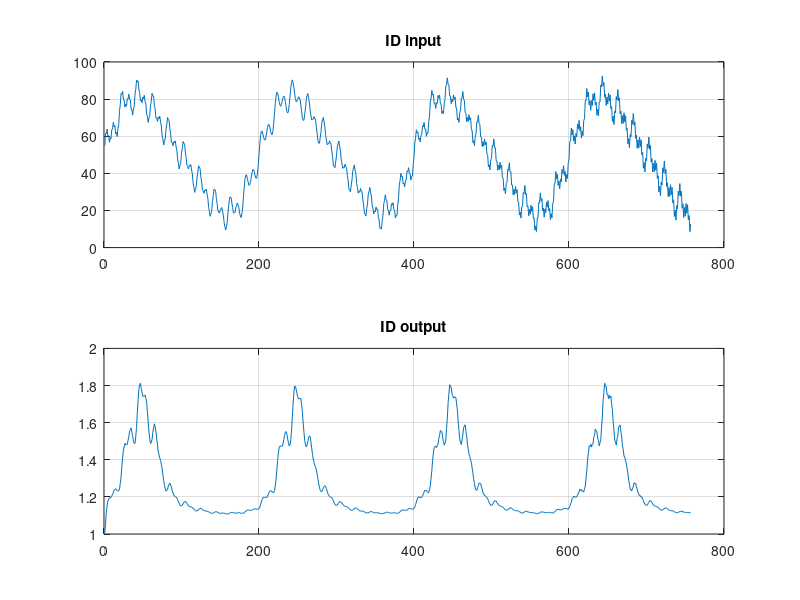
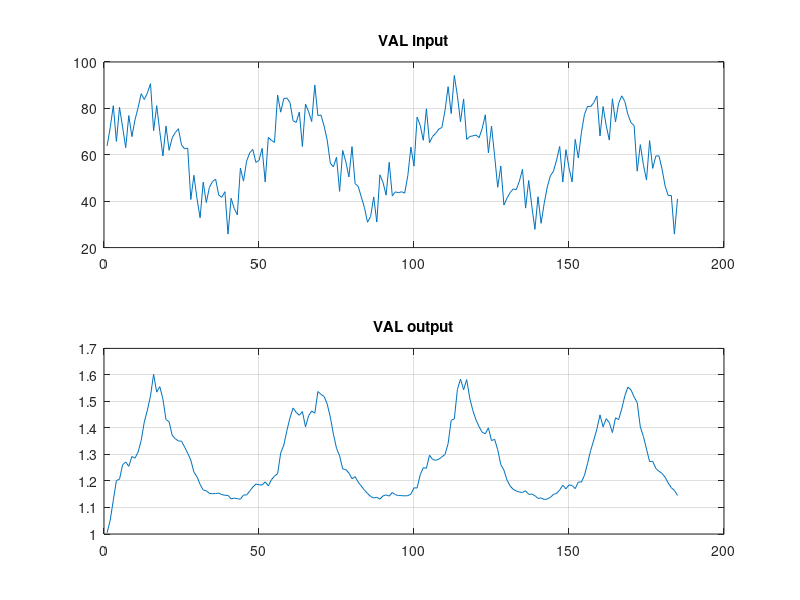

MATLAB code to generate these figures, in order: (Note: this script raises an error after producing the figures.)
%% main code
clc
clear 
close all

load('iddata-03.mat');

id_X = id_array(:, 2); 
id_Y = id_array(:, 3); 

val_X = val_array(:, 2);
val_Y = val_array(:, 3);

figure(1)
subplot(2,1,1); plot(id_X); title('ID input'); grid on;
subplot(2,1,2); plot(id_Y); title('ID output'); grid on;

figure(2)
subplot(2,1,1); plot(val_X); title('VAL input'); grid on;
subplot(2,1,2); plot(val_Y); title('VAL output'); grid on;

na_range = 1:3;
m_range = 1:3;

results = []; %to store na, m, and all the mses
cnt = 0;

for na = na_range
    nb=na;
    for m = m_range
        cnt = cnt+1;
        [theta, exponents] = train_narx(id_X, id_Y, na, nb, m);

        y_sim = predict_narx(val_X, val_Y, theta, exponents, na, nb, 'simulation');
        mse_sim_val = mean((val_Y(na+1:end) - y_sim(na+1:end)).^2);
        
        y_pred = predict_narx(val_X, val_Y, theta, exponents, na, nb, 'prediction');
        mse_pred_val = mean((val_Y(na+1:end) - y_pred(na+1:end)).^2);

        y_sim_id = predict_narx(id_X, id_Y, theta, exponents, na, nb, 'simulation');
        mse_sim_id = mean((id_Y(na+1:end) - y_sim_id(na+1:end)).^2);

        y_pred_id = predict_narx(id_X, id_Y, theta, exponents, na, nb, 'prediction');
        mse_pred_id = mean((id_Y(na+1:end) - y_pred_id(na+1:end)).^2);

        results = [results; na, m, mse_sim_id, mse_pred_id, mse_sim_val, mse_pred_val];

    end
end

[min_mse, idx_best] = min(results(:, 5));
best_na = results(idx_best, 1);
best_nb = best_na;
best_m = results(idx_best, 2);

[theta_best, exponents_best] = train_narx(id_X, id_Y, best_na, best_nb, best_m);

y_sim_val_best = predict_narx(val_X, val_Y, theta_best, exponents_best, best_na, best_na, 'simulation');
y_pred_val_best = predict_narx(val_X, val_Y, theta_best, exponents_best, best_na, best_na, 'prediction');

y_sim_id_best = predict_narx(id_X, id_Y, theta_best, exponents_best, best_na, best_na, 'simulation');
y_pred_id_best = predict_narx(id_X, id_Y, theta_best, exponents_best, best_na, best_na, 'prediction');

figure(3)
plot(results(:,3), 'b--s'); hold on; 
plot(results(:,4), 'r--d'); 
plot(results(:,5), 'b-o');
plot(results(:,6), 'r-x');
legend('MSE Sim ID', 'MSE Pred ID', 'MSE Sim VAL', 'MSE Pred VAL');
title('Error Comparison');

% simulation plot
figure(4)
start_p = best_na + 1;
subplot(2,1,1);
plot(id_Y(start_p:end), 'k'); hold on; plot(y_sim_id_best(start_p:end), 'r--');
legend('Real-ID', 'Sim-ID'); title('Simulation on ID Data'); grid on;
subplot(2,1,2);
plot(val_Y(start_p:end), 'k'); hold on; plot(y_sim_val_best(start_p:end), 'r--');
legend('Real-VAL', 'Sim-VAL'); title('Simulation on VAL Data'); grid on;

% prediction plot
figure(5)
subplot(2,1,1);
plot(id_Y(start_p:end), 'k'); hold on; plot(y_pred_id_best(start_p:end), 'g--');
legend('Real-ID', 'Pred-ID'); title('Prediction on ID Data'); grid on;
subplot(2,1,2);
plot(val_Y(start_p:end), 'k'); hold on; plot(y_pred_val_best(start_p:end), 'g--');
legend('Real-VAL', 'Pred-VAL'); title('Prediction on VAL Data'); grid on;

%% important functions
function [theta, exponents] = train_narx(u, y, na, nb, m)
    N = length(y);
    n_variables = na + nb;

    exponents = get_exp(n_variables, m);
    
    start_k = max(na, nb) + 1;
    num_samples = N - start_k + 1;
    num_regressors = size(exponents, 1);
    
    Phi = zeros(num_samples, num_regressors);
    target = y(start_k:end);

    idx = 1;
    for k = start_k:N
        past_y = y(k-1:-1:k-na)';
        past_u = u(k-1:-1:k-nb)';
        
        variables = [past_y, past_u];

        Phi(idx, :) = calculate_poly(variables, exponents);
        idx = idx + 1;
    end
    theta = Phi\target;
end

function y_out = predict_narx(u, y, theta, exponents, na, nb, sim_type)
    N = length(y);
    start_k = max(na, nb) + 1;
    y_out = zeros(N, 1);
    
    y_out(1:start_k-1) = y(1:start_k-1);
    
    for k = start_k:N
        if strcmp(sim_type, 'simulation')
            past_y = y_out(k-1:-1:k-na)';
        else
            past_y = y(k-1:-1:k-na)';
        end
        past_u = u(k-1:-1:k-nb)';
        variables = [past_y, past_u];
        
        phi_row = calculate_poly(variables, exponents);
        y_out(k) = phi_row * theta;
    end
end

function row = calculate_poly(x, exponents)
    term_matrix = x .^ exponents;
    row = prod(term_matrix, 2)';
end

function exps = get_exp(n_variables, max_deg)
    if n_variables == 1
        exps = (0:max_deg)';
    else
        sub_exps = get_exp(n_variables-1, max_deg);
        exps = [];
        for i = 1:size(sub_exps, 1)
            current_sum = sum(sub_exps(i,:));
            remaining = max_deg - current_sum;
            for k = 0:remaining
                exps = [exps; sub_exps(i,:), k];
            end
        end
    end
end

